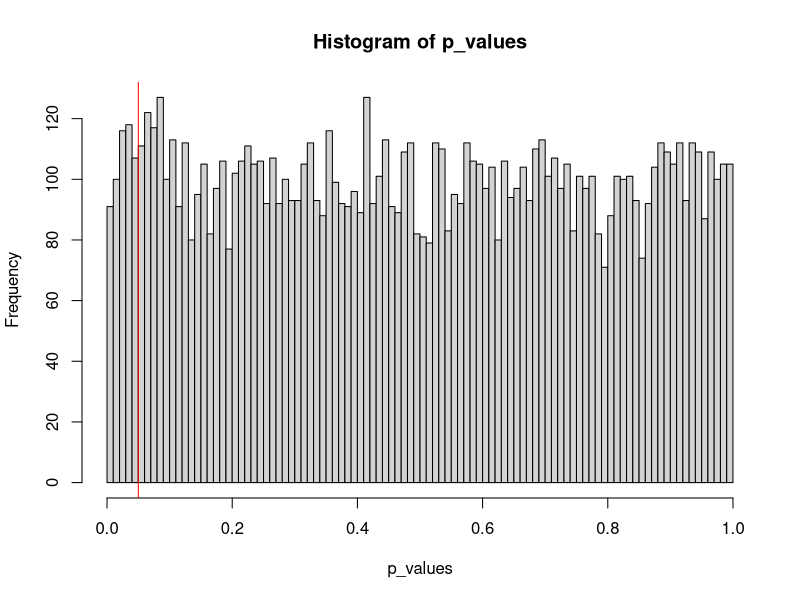
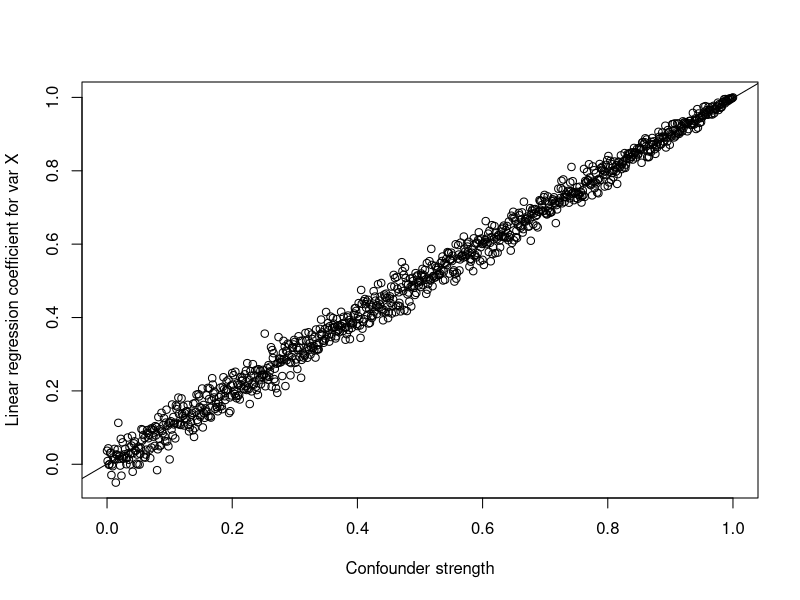
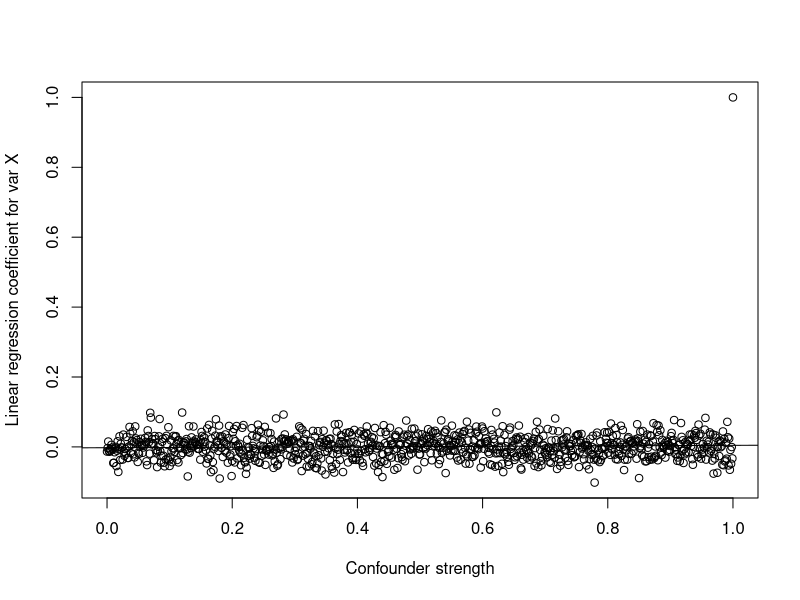

The R source for these figures, in order:
## ---- chunk 1
simulate_two_groups <- function(n, mean=0, sd=1){
    x1 <- rnorm(n, mean=mean, sd=sd)
    x2 <- rnorm(n, mean=mean, sd=sd)
    return(cbind(x1,x2))
}

get_t_test_p <- function(data){
    data <- simulate_two_groups(1000)
    res <- t.test(data[,1], data[,2])
    return(res$p.value)
}

n <- 1000
simulations <- 1E4
p_values <- replicate(simulations, 
                      get_t_test_p(simulate_two_groups(n)))
## ---- chunk 2
alpha <- 0.05
significant_portion <- sum(p_values < alpha)/simulations
print(paste(significant_portion*100, "percent of tests were significant."))

## ---- chunk 3
hist(p_values, breaks=100)
abline(v=0.05, col="red")
## ---- chunk 4
# strength should be between 0 and 1
simulate_confounded_dataset <- function(n, strength){
    # How much noise is there?
    independent_variation <-sqrt(1 - strength)
    # generate the confounder
    confounder <- rnorm(n)
    # x is only effected by the confounder and random variation
    x <- confounder*sqrt(strength) + rnorm(n)*independent_variation 
    # y is only effected by the confounder and random variation
    y <- confounder*sqrt(strength) + rnorm(n)*independent_variation 
    
    return(data.frame(confounder=confounder, x=x, y=y))
}

simulate_and_get_lm_beta <- function(n, strength){
    data <- simulate_confounded_dataset(n, strength)
    # run a regression and extract the coefficient
    mod <- lm(y~x, data=data)
    return(coef(mod)[2])
}

confounding_strengths <- seq(0,1,by=0.001) 
lm_betas <- sapply(confounding_strengths, 
                    FUN=function(x){
                        simulate_and_get_lm_beta(n, x)
                        })
plot(confounding_strengths, lm_betas,
     xlab="Confounder strength", ylab="Linear regression coefficient for var X")
abline(reg=lm(lm_betas ~ confounding_strengths))
## ---- chunk 5
simulate_and_get_adjusted_lm_beta <- function(n, strength){
    data <- simulate_confounded_dataset(n, strength)
    # run a regression and extract the coefficient
    mod <- lm(y~x+confounder, data=data)
    return(coef(mod)[2])
}

adjusted_lm_betas <- sapply(confounding_strengths, 
                    FUN=function(x){
                        simulate_and_get_adjusted_lm_beta(n, x)
                        })
plot(confounding_strengths, adjusted_lm_betas,
     xlab="Confounder strength", ylab="Linear regression coefficient for var X")
abline(reg=lm(adjusted_lm_betas ~ confounding_strengths))
